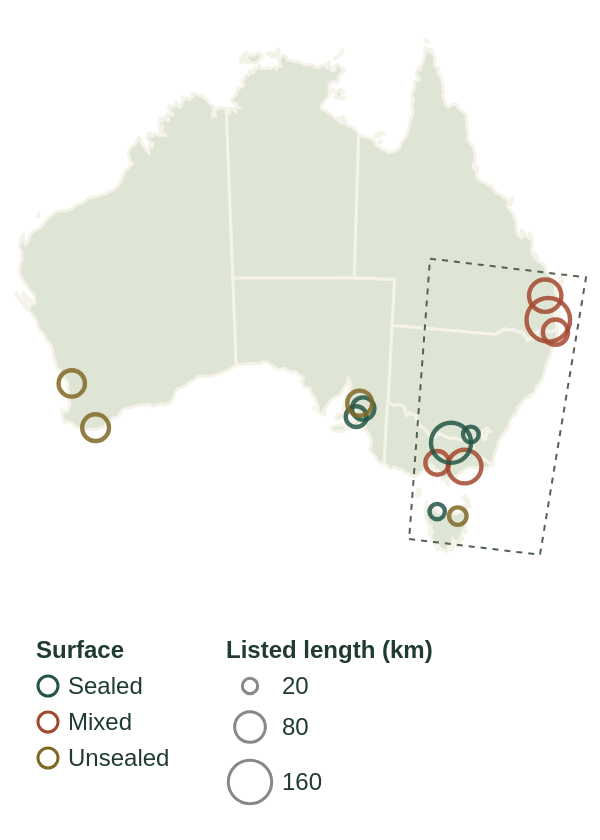

Specify this chart in Vega-Lite:
### Vega-Lite specification from a JSON file in a GitHub repository (floating-point values rounded to 4 significant figures; data arrays with more than 128 entries replaced by an {"elided": "..."} marker saying what was removed)
{"$schema": "https://vega.github.io/schema/vega-lite/v5.json", "width": "container", "autosize": {"type": "fit", "contains": "padding", "resize": true}, "config": {"background": "transparent", "font": "Arial", "view": {"stroke": null}, "axis": {"labelColor": "#526354", "titleColor": "#203b32", "gridColor": "#e1e4d9", "domain": false, "ticks": false, "labelFontSize": 12, "titleFontSize": 12, "titleFontWeight": "normal", "labelPadding": 8, "titlePadding": 12}, "legend": {"labelColor": "#203b32", "titleColor": "#203b32", "labelFontSize": 12, "titleFontSize": 12, "orient": "bottom", "padding": 10, "labelLimit": 270, "columns": 1}, "title": {"anchor": "start", "color": "#203b32", "fontSize": 15}, "text": {"fontSize": 12}}, "description": "Proportional-symbol map of 14 purposefully selected trail listings, not a national inventory. Area represents published trail length, not usage. Markers indicate representative trail locations.", "height": 420, "projection": {"type": "conicEqualArea", "parallels": [-18, -36], "rotate": [-134, 0, 0], "center": [0, -28]}, "params": [{"name": "surface", "value": "All"}, {"name": "highlight", "value": ""}], "layer": [{"data": {"values": [{"type": "Feature", "properties": {"name": "Western Australia", "state": "WA", "Week": 16.5, "Month": 25.9, "Year": 37.6}, "bbox": [112.9, -35.1, 129.0, -13.74], "geometry": {"type": "MultiPolygon", "coordinates": {"elided": "5 rows, 876 float values in total"}}}, {"type": "Feature", "properties": {"name": "Northern Territory", "state": "NT", "Week": 17.6, "Month": 27.5, "Year": 36.7}, "bbox": [129.0, -26.0, 138.0, -10.97], "geometry": {"type": "MultiPolygon", "coordinates": {"elided": "11 rows, 718 float values in total"}}}, {"type": "Feature", "properties": {"name": "South Australia", "state": "SA", "Week": 11.8, "Month": 21.3, "Year": 32.8}, "bbox": [129.0, -38.07, 141.0, -26.0], "geometry": {"type": "MultiPolygon", "coordinates": {"elided": "2 rows, 390 float values in total"}}}, {"type": "Feature", "properties": {"name": "Queensland", "state": "QLD", "Week": 14.1, "Month": 23.1, "Year": 32.9}, "bbox": [138.0, -29.14, 153.5, -10.05], "geometry": {"type": "MultiPolygon", "coordinates": {"elided": "15 rows, 862 float values in total"}}}, {"type": "Feature", "properties": {"name": "Tasmania", "state": "TAS", "Week": 13.8, "Month": 21.7, "Year": 31.1}, "bbox": [143.8, -43.62, 148.5, -39.58], "geometry": {"type": "MultiPolygon", "coordinates": {"elided": "9 rows, 528 float values in total"}}}, {"type": "Feature", "properties": {"name": "Victoria", "state": "VIC", "Week": 15.7, "Month": 24.4, "Year": 36.6}, "bbox": [141.0, -39.15, 149.9, -34.01], "geometry": {"type": "MultiPolygon", "coordinates": {"elided": "3 rows, 390 float values in total"}}}, {"type": "Feature", "properties": {"name": "Australian Capital Territory", "state": "ACT", "Week": 20, "Month": 31.3, "Year": 40.5}, "bbox": [148.8, -35.91, 149.4, -35.15], "geometry": {"type": "Polygon", "coordinates": [[[149.4, -35.33], [149.4, -35.36], [149.3, -35.35], [149.2, -35.38], [149.1, -35.44], [149.1, -35.51], [149.1, -35.58], [149.1, -35.61], [149.1, -35.83], [149.1, -35.91], [148.9, -35.89], [148.9, -35.82], [148.9, -35.74], [148.9, -35.75], [148.8, -35.71], [148.8, -35.64], [148.8, -35.49], [148.8, -35.31], [149.1, -35.15], [149.2, -35.18], [149.2, -35.22], [149.3, -35.27], [149.4, -35.33]]]}}, {"type": "Feature", "properties": {"name": "New South Wales", "state": "NSW", "Week": 14.8, "Month": 25.1, "Year": 33.9}, "bbox": [141.0, -37.5, 153.6, -28.14], "geometry": {"type": "Polygon", "coordinates": {"elided": "2 rows, 482 float values in total"}}}]}, "mark": {"type": "geoshape", "fill": "#dfe5d4", "stroke": "#f5f3e9", "strokeWidth": 1.5}}, {"data": {"values": [{"name": "Brisbane Valley Rail Trail", "state": "QLD", "km": 161, "surface": "Coarse gravel, Compacted earth, Fine gravel, Sealed", "lon": 152.7, "lat": -27.61, "url": "https://www.railtrails.org.au/trails/brisbane-valley-rail-trail/", "coordinate_note": "Source: embedded Rail Trails Australia trail map marker: Official start of the rail trail. Coordinates are a location pin; see source for formal trailhead and current route access.", "endpoints": "Wulkuraka to Yarraman", "status": "Trail Open", "accessed": "2026-10-15", "surface_group": "Mixed", "short_name": "Brisbane Valley"}, {"name": "Coast to Vines Rail Trail", "state": "SA", "km": 37, "surface": "Sealed", "lon": 138.5, "lat": -35.05, "url": "https://www.railtrails.org.au/trails/coast-to-vines-rail-trail/", "coordinate_note": "Source: embedded Rail Trails Australia trail map marker: Start of Trail near Marino Rocks Railway Station. Coordinates are a location pin; see source for formal trailhead and current route access.", "endpoints": "Marino Rocks to Willunga", "status": "Trail Open", "accessed": "2026-10-15", "surface_group": "Sealed", "short_name": "Coast to Vines"}, {"name": "Denmark – Nornalup Heritage Rail Trail", "state": "WA", "km": 61, "surface": "Coarse gravel, Compacted earth, Fine gravel", "lon": 117.5, "lat": -34.96, "url": "https://www.railtrails.org.au/trails/denmark-to-nornalup-including-wilsons-inlet-rail-trail/", "coordinate_note": "Source: embedded Rail Trails Australia trail map marker: Start of trail at Hay River. Coordinates are a location pin; see source for formal trailhead and current route access.", "endpoints": "Hay River, Denmark to Station Rd, Nornalup", "status": "Trail Partially open", "accessed": "2026-10-15", "surface_group": "Unsealed", "short_name": "Denmark – Nornalup Heritage"}, {"name": "East Gippsland Rail Trail", "state": "VIC", "km": 96, "surface": "Asphalt, Concrete, Fine gravel", "lon": 147.6, "lat": -37.82, "url": "https://www.railtrails.org.au/trails/east-gippsland-rail-trail/", "coordinate_note": "Source: embedded Rail Trails Australia trail map marker: The rail trail starts on the southern side of the Princes Hwy on McEacharn St. You can reach it from the Howitt Park playground car park via a path under the highway bridge.. Coordinates are a location pin; see source for formal trailhead and current route access.", "endpoints": "Bairnsdale to Orbost", "status": "Trail Open", "accessed": "2026-10-15", "surface_group": "Mixed", "short_name": "East Gippsland"}, {"name": "Kilkivan – Kingaroy Rail Trail", "state": "QLD", "km": 89, "surface": "Coarse gravel, Fine gravel, Sealed", "lon": 152.2, "lat": -26.08, "url": "https://www.railtrails.org.au/trails/kilkivan-kingaroy-rail-trail/", "coordinate_note": "Source: embedded Rail Trails Australia trail map marker: Station Site. Coordinates are a location pin; see source for formal trailhead and current route access.", "endpoints": "Kilkivan to Kingaroy", "status": "Trail Open", "accessed": "2026-10-15", "surface_group": "Mixed", "short_name": "Kilkivan – Kingaroy"}, {"name": "Warburton Rail Trail/Yarra Valley Trail", "state": "VIC", "km": 48, "surface": "Asphalt, Fine gravel", "lon": 145.4, "lat": -37.76, "url": "https://www.railtrails.org.au/trails/lilydale-to-warburton-yarra-valley-rail-trail/", "coordinate_note": "Source: embedded Rail Trails Australia trail map marker: Bike repair and e-bike charging stations. Coordinates are a location pin; see source for formal trailhead and current route access.", "endpoints": "Lilydale to Warburton and Yering", "status": "Trail Open", "accessed": "2026-10-15", "surface_group": "Mixed", "short_name": "Warburton/Yarra Valley Trail"}, {"name": "Murray to Mountains Rail Trail", "state": "VIC", "km": 137, "surface": "Asphalt", "lon": 146.3, "lat": -36.35, "url": "https://www.railtrails.org.au/trails/murray-to-mountains-rail-trail/", "coordinate_note": "Source: embedded Rail Trails Australia trail map marker: Parking. Coordinates are a location pin; see source for formal trailhead and current route access.", "endpoints": "Wangaratta to Bright, Yackandandah and Oxley; Rutherglen to Wahgunyah", "status": "Trail Open", "accessed": "2026-10-15", "surface_group": "Sealed", "short_name": "Murray to Mountains"}, {"name": "North-East Tasmania Rail Trail", "state": "TAS", "km": 26, "surface": "Compacted earth", "lon": 147.5, "lat": -41.16, "url": "https://www.railtrails.org.au/trails/north-east-tasmania-rail-trail/", "coordinate_note": "Source: embedded Rail Trails Australia trail map marker: Scottsdale Station site. Coordinates are a location pin; see source for formal trailhead and current route access.", "endpoints": "Scottsdale to Tulendeena (Billycock Hill)", "status": "Trail Open", "accessed": "2026-10-15", "surface_group": "Unsealed", "short_name": "North-East Tasmania"}, {"name": "North-West Tasmanian Coastal Pathway", "state": "TAS", "km": 20, "surface": "Asphalt, Bitumen, Concrete, Sealed", "lon": 145.7, "lat": -40.99, "url": "https://www.railtrails.org.au/trails/north-west-coastal-cycleway/", "coordinate_note": "Source: embedded Rail Trails Australia trail map marker: Wynyard railway station site. Coordinates are a location pin; see source for formal trailhead and current route access.", "endpoints": "Devonport to Wynyard", "status": "Trail Partially open", "accessed": "2026-10-15", "surface_group": "Sealed", "short_name": "NW Tasmanian Coastal Pathway"}, {"name": "Northern Rivers Rail Trail", "state": "NSW", "km": 54, "surface": "Asphalt, Concrete, Fine gravel", "lon": 153.4, "lat": -28.33, "url": "https://www.railtrails.org.au/trails/northern-rivers-rail-trail/", "coordinate_note": "Source: embedded Rail Trails Australia trail map marker: Murwillumbah Station Site. Coordinates are a location pin; see source for formal trailhead and current route access.", "endpoints": "Murwillumbah to Crabbes Creek and Lismore to Casino", "status": "Trail Open", "accessed": "2026-10-15", "surface_group": "Mixed", "short_name": "Northern Rivers"}, {"name": "Railway Reserves Heritage Trail", "state": "WA", "km": 59, "surface": "Coarse gravel, Compacted earth, Fine gravel", "lon": 116.1, "lat": -31.89, "url": "https://www.railtrails.org.au/trails/railway-reserves-heritage-trail/", "coordinate_note": "Source: first vertex of an existing trail segment in the embedded Rail Trails Australia map. Representative route location, not a verified formal trailhead.", "endpoints": "Bellevue to Wooroloo", "status": "Trail Open", "accessed": "2026-10-15", "surface_group": "Unsealed", "short_name": "Railway Reserves"}, {"name": "Barossa Rail Trail", "state": "SA", "km": 43, "surface": "Sealed", "lon": 139.0, "lat": -34.5, "url": "https://www.railtrails.org.au/trails/the-barossa-trail/", "coordinate_note": "Source: embedded Rail Trails Australia trail map marker: Angaston trailhead. Coordinates are a location pin; see source for formal trailhead and current route access.", "endpoints": "Gawler  to Angaston", "status": "Trail Open", "accessed": "2026-10-15", "surface_group": "Sealed", "short_name": "Barossa"}, {"name": "Riesling and Rattler Trails", "state": "SA", "km": 53, "surface": "Fine gravel", "lon": 138.8, "lat": -34.15, "url": "https://www.railtrails.org.au/trails/the-riesling-and-rattler-trail/", "coordinate_note": "Source: embedded Rail Trails Australia trail map marker: Trail Start/Finish. Coordinates are a location pin; see source for formal trailhead and current route access.", "endpoints": "Riverton to White Hut", "status": "Trail Open", "accessed": "2026-10-15", "surface_group": "Unsealed", "short_name": "Riesling and Rattler Trails"}, {"name": "Riverina Highlands (Tumbarumba) Rail Trail", "state": "NSW", "km": 21, "surface": "Sealed", "lon": 147.9, "lat": -35.67, "url": "https://www.railtrails.org.au/trails/tumbarumba-to-rosewood-riverina-highlands-rail-trail/", "coordinate_note": "Source: embedded Rail Trails Australia trail map marker: Rosewood railway station Site. Coordinates are a location pin; see source for formal trailhead and current route access.", "endpoints": "Rosewood   to Tumbarumba", "status": "Trail Open", "accessed": "2026-10-15", "surface_group": "Sealed", "short_name": "Tumbarumba"}]}, "transform": [{"filter": "surface === 'All' || datum.surface_group === surface"}], "mark": {"type": "circle", "opacity": 1, "strokeWidth": 2.2, "filled": false}, "encoding": {"longitude": {"field": "lon", "type": "quantitative"}, "latitude": {"field": "lat", "type": "quantitative"}, "size": {"field": "km", "type": "quantitative", "title": "Listed length (km)", "scale": {"domain": [0, 170], "range": [0, 500]}, "legend": {"values": [20, 80, 160]}}, "color": {"field": "surface_group", "scale": {"domain": ["Sealed", "Mixed", "Unsealed"], "range": ["#245646", "#a4482f", "#806926"]}, "title": "Surface"}, "tooltip": [{"field": "name", "type": "nominal", "title": "Trail"}, {"field": "state", "type": "nominal", "title": "State"}, {"field": "km", "type": "quantitative", "title": "Listed length (km)"}, {"field": "surface", "type": "nominal", "title": "Published surfaces"}, {"field": "status", "type": "nominal", "title": "Status"}], "opacity": {"condition": [{"test": "highlight===''", "value": 0.85}, {"test": "datum.short_name===highlight", "value": 1}], "value": 0.14}}}, {"data": {"values": [{"type": "Feature", "geometry": {"type": "LineString", "coordinates": [[143.5, -43], [155, -43], [155, -24.5], [143.5, -24.5], [143.5, -43]]}}]}, "mark": {"type": "geoshape", "filled": false, "stroke": "#526354", "strokeDash": [3, 3], "strokeWidth": 1}}]}
